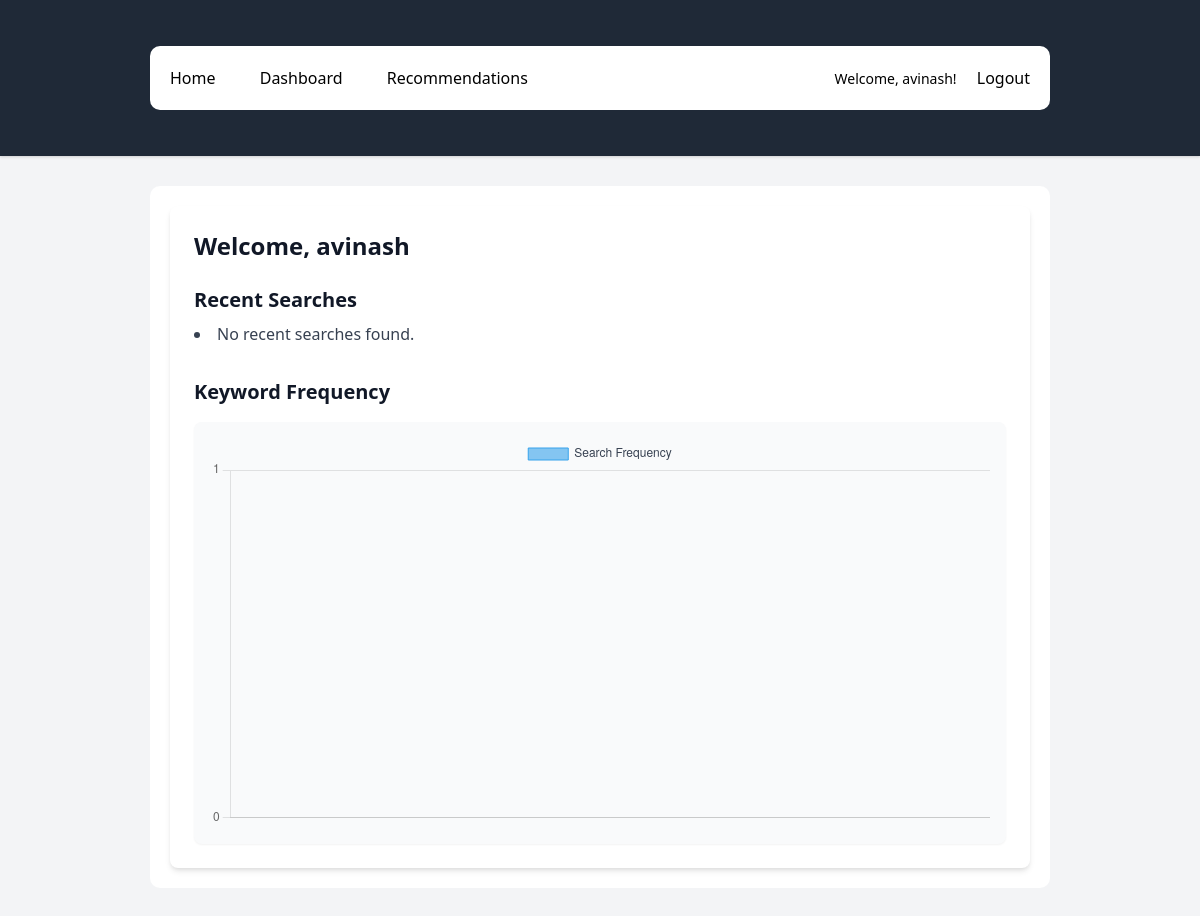
/dashboard (signed in), run on an earlier commit of the app's database.
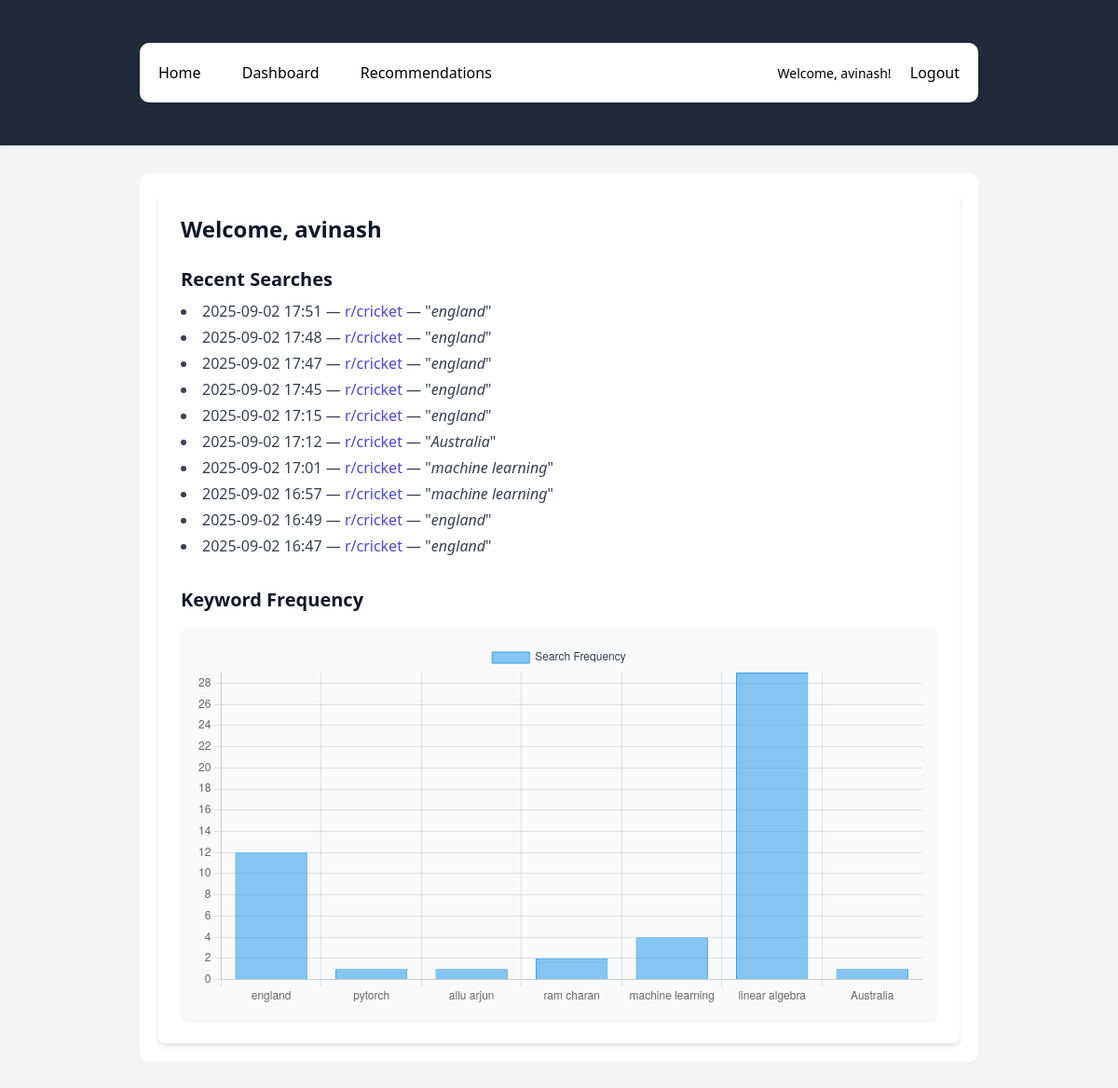
And on a later commit of the database.
### app/models.py (models this page shows, shortened)
class User(UserMixin, db.Model):
    __tablename__ = 'users'
    id = db.Column(db.Integer, primary_key=True)
    username = db.Column(db.String(100), unique=True, nullable=False)
    email = db.Column(db.String(120), unique=True, nullable=False)
    password_hash = db.Column(db.String(128), nullable=False)

class Search(db.Model):
    __tablename__ = 'searches'
    id = db.Column(db.Integer, primary_key=True)
    user_id = db.Column(db.Integer, db.ForeignKey('users.id'), nullable=False)
    subreddit = db.Column(db.String(100), nullable=False)
    keyword = db.Column(db.String(100), nullable=False)
    timestamp = db.Column(db.DateTime, default=datetime.utcnow)
    user = db.relationship('User', backref=db.backref('searches', lazy='dynamic'))

### app/routes.py (the view)
@main.route('/dashboard')
@login_required
def dashboard():
    searches = Search.query.filter_by(user_id=current_user.id)\
                           .order_by(Search.timestamp.desc())\
                           .limit(10).all()
    all_keywords = [s.keyword for s in Search.query.filter_by(user_id=current_user.id).all()]
    keyword_counts = Counter(all_keywords)
    chart_data = {
        'labels': list(keyword_counts.keys()),
        'values': list(keyword_counts.values())
    }
    return render_template('dashboard.html', searches=searches, chart_data=json.dumps(chart_data))

### app/models.py (called while the page is built)
@login_manager.user_loader
def load_user(user_id):
    return User.query.get(int(user_id))

### app/templates/dashboard.html
{% extends 'base.html' %}
{% block content %}
<div class="max-w-4xl mx-auto bg-white dark:bg-gray-800 p-6 rounded-lg shadow-md">
  <h2 class="text-2xl font-bold mb-4">Welcome, {{ current_user.username }}</h2>
  <h3 class="text-xl font-semibold mt-6 mb-2">Recent Searches</h3>
  <ul class="list-disc list-inside space-y-1 text-gray-700 dark:text-gray-300">
    {% for s in searches %}
      <li>
        <span class="font-medium">{{ s.timestamp.strftime('%Y-%m-%d %H:%M') }}</span> —
        <span class="text-indigo-600 dark:text-indigo-400">r/{{ s.subreddit }}</span> —
        "<span class="italic">{{ s.keyword }}</span>"
      </li>
    {% else %}
      <li>No recent searches found.</li>
    {% endfor %}
  </ul>
  <h3 class="text-xl font-semibold mt-8 mb-4">Keyword Frequency</h3>
  <div class="bg-gray-50 dark:bg-gray-700 p-4 rounded-lg shadow-sm">
    <canvas id="keywordChart" class="w-full h-64"></canvas>
  </div>
</div>
<script>
  const ctx = document.getElementById('keywordChart').getContext('2d');
  const data = {{ chart_data | safe }};
  new Chart(ctx, {
    type: 'bar',
    data: {
      labels: data.labels,
      datasets: [{
        label: 'Search Frequency',
        data: data.values,
        backgroundColor: 'rgba(54, 162, 235, 0.6)',
        borderColor: 'rgba(54, 162, 235, 1)',
        borderWidth: 1
      }]
    },
    options: {
      responsive: true,
      scales: {
        y: {
          beginAtZero: true,
          ticks: {
            stepSize: 1
          }
        }
      },
      plugins: {
        legend: {
          labels: {
            color: '#374151'  // Tailwind gray-700
          }
        }
      }
    }
  });
</script>
{% endblock %}

### app/templates/base.html (shortened to what this page needs)
<!DOCTYPE html>
<html lang="en">
<head>
  <link href="https://cdn.jsdelivr.net/npm/tailwindcss@2.2.19/dist/tailwind.min.css" rel="stylesheet">
  <link rel="stylesheet" href="{{ url_for('static', filename='css/style.css') }}">
</head>
<body class="bg-gray-100 dark:bg-gray-900 text-gray-900 dark:text-gray-100 min-h-screen flex flex-col">
  <nav class="bg-gray-800 text-white px-6 py-4 shadow">
    <div class="container mx-auto flex justify-between items-center">
      <div class="space-x-10">
        <a href="{{ url_for('main.home') }}" class="text-black hover:text-indigo-400">Home</a>
        <a href="{{ url_for('main.dashboard') }}" class="text-black hover:text-indigo-400">Dashboard</a>
        <a href="{{ url_for('main.recommendations') }}" class="text-black hover:text-indigo-400">Recommendations</a>
      </div>
      <div class="space-x-4">
        {% if current_user.is_authenticated %}
          <span class="text-black text-sm">Welcome, {{ current_user.username }}!</span>
          <a href="{{ url_for('auth.logout') }}" class="text-black hover:text-red-400">Logout</a>
        {% else %}
          <a href="{{ url_for('auth.login') }}" class="text-black hover:text-green-400">Login</a>
          <a href="{{ url_for('auth.register') }}" class="text-black hover:text-blue-400">Register</a>
        {% endif %}
      </div>
    </div>
  </nav>
  <main class="flex-grow container mx-auto px-4 py-8">
    {% block content %}
    {% endblock %}
  </main>
</body>
</html>

### app/static/css/style.css (style rules this page uses)
body { font-family: 'Segoe UI', sans-serif; background-color: #f9f9f9; margin: 0; padding: 0; }
.container { max-width: 900px; margin: 30px auto; background: white; padding: 20px; border-radius: 10px; }

What changed in the data, as far as the page shows it:
added Search: timestamp "2025-09-02 17:51", subreddit "cricket", keyword "england"
added Search: timestamp "2025-09-02 17:48", subreddit "cricket", keyword "england"
added Search: timestamp "2025-09-02 17:47", subreddit "cricket", keyword "england"
added Search: timestamp "2025-09-02 17:45", subreddit "cricket", keyword "england"
added Search: timestamp "2025-09-02 17:15", subreddit "cricket", keyword "england"
added Search: timestamp "2025-09-02 17:12", subreddit "cricket", keyword "Australia"
added Search: timestamp "2025-09-02 17:01", subreddit "cricket", keyword "machine learning"
added Search: timestamp "2025-09-02 16:57", subreddit "cricket", keyword "machine learning"
added Search: timestamp "2025-09-02 16:49", subreddit "cricket", keyword "england"
added Search: timestamp "2025-09-02 16:47", subreddit "cricket", keyword "england"
Also different on the page:
chart data {{ chart_data | safe }}: {"labels": [], "values": []} → {"labels": ["england", "pytorch", "allu arjun", "ram charan", "machine learning", "linear algebra", "Australia"], "values": [12, 1, 1, 2, 4, 29, 1]}
text no longer shown: "No recent searches found."
